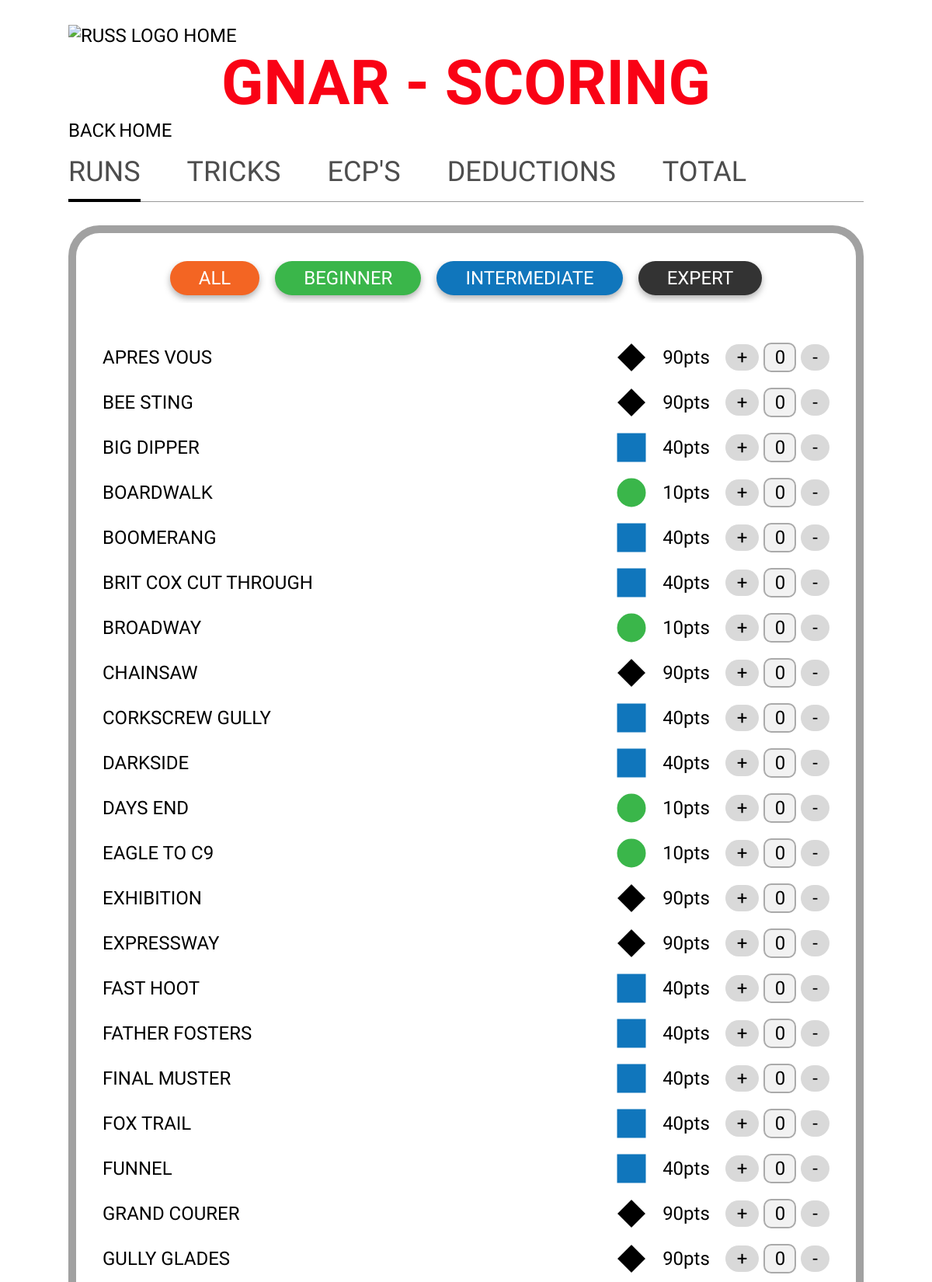
Screenshot of /addpoints.php (upper part) with the database file from the repository.
### tables this page shows
CREATE TABLE IF NOT EXISTS `points_list` (
  `ID` int(10) NOT NULL AUTO_INCREMENT,
  `Name` varchar(255) DEFAULT NULL,
  `Code` varchar(255) DEFAULT NULL,
  `Difficulty` varchar(255) DEFAULT NULL,
  `Points` int(10) DEFAULT NULL,
  `Description` mediumtext DEFAULT NULL,
  `Category` varchar(255) DEFAULT NULL,
  `ScoreLimit` varchar(255) DEFAULT NULL,
  `SkiType` enum('both','ski','snowboard') DEFAULT 'both',
  `TrickType` enum('air','park','grab','flat_knuckle','box_rail') DEFAULT NULL,
  `LastUpdated` timestamp NULL DEFAULT current_timestamp() ON UPDATE current_timestamp(),
  PRIMARY KEY (`ID`)
);

### api/points-list.php (called while the page is built, shortened)
<?php
require('templates/db_conn.php');
$mysqli = new mysqli($ip_address, $username, $password, $db_name);
function getPointsList() {
  $points_data = array(
    'run' => queryPointsListCategory('run'),
    'trick' => queryPointsTricks(),
    'ecp' => queryPointsListCategory('ecp'),
    'deduction' => queryPointsListCategory('deduction'),
  );
  return $points_data;
}
function queryPointsListCategory($category) {
  global $mysqli;
  $points_array = array();
  $query = "SELECT `ID`, `Name`, `Difficulty`, `Points`, `Category`, `ScoreLimit` FROM `points_list` WHERE `Category` = ? ORDER BY `Name` ASC";
  $stmt = $mysqli->prepare($query);
  $stmt->bind_param('s', $category);
  $stmt->execute();
  if ($result = $stmt->get_result()) {
    while ($obj = $result->fetch_object()) {
      $points_row = array(
        'id' => $obj->ID,
        'name' => $obj->Name,
        'difficulty' => $obj->Difficulty,
        'points' => $obj->Points,
        'category' => $obj->Category,
        'score_limit' => $obj->ScoreLimit,
      );
      array_push($points_array, $points_row);
    }
  }
  return $points_array;
}
function queryPointsTricks() {
  return array(
    'air' => queryPointsTrickList('air'),
    'park' => queryPointsTrickList('park'),
    'grab' => queryPointsTrickList('grab'),
    'flat_knuckle' => queryPointsTrickList('flat_knuckle'),
    'box_rail' => queryPointsTrickList('box_rail'),
  );
}
function queryPointsTrickList($tricktype) {
  global $mysqli;
  $points_array = array();
  $query = "SELECT `ID`, `Name`, `Difficulty`, `Points`, `Category`, `ScoreLimit`, `SkiType`, `TrickType` FROM `points_list` WHERE `Category` = 'trick' AND `TrickType` = ? ORDER BY `Name` ASC";
  $stmt = $mysqli->prepare($query);
  $stmt->bind_param('s', $tricktype);
  $stmt->execute();
  if ($result = $stmt->get_result()) {
    while ($obj = $result->fetch_object()) {
      $points_row = array(
        'id' => $obj->ID,
        'name' => $obj->Name,
        'difficulty' => $obj->Difficulty,
        'points' => $obj->Points,
        'category' => $obj->Category,
        'score_limit' => $obj->ScoreLimit,
        'ski_type' => $obj->SkiType,
        'trick_type' => $obj->TrickType,
      );
      array_push($points_array, $points_row);
    }
  }
  return $points_array;
}
?>

### addpoints.php (the view, shortened to what this page needs)
<!DOCTYPE html>
<html lang="en">
<head>
  <?php require('templates/header.php'); ?>
</head>
<body id="add-points">
  <?php
  require('api/points-list.php');
  $points_list = getPointsList();
  $difficulty_icons = array(
    "beginner" => "images/ico-beg.svg",
    "intermediate" => "images/ico-int.svg",
    "expert" => "images/ico-exp.svg",
    "extreme" => "images/ico-ext.svg",
  )
    ?>
  <div class="shell">
    <div class="header">
      <a href="index.php"><img scr="images/Russ_red_logo.png" alt="Russ logo home" height=100px width=100px></a>
      <h1>GNAR - Scoring</h1>
      <a href="../">Back</a>
      <a href="index.php">Home</a>
    </div>
    <div class="cat-tab-container">
      <a class="cat-tab active" href="javascript:;" data-content-id="content-run">Runs</a>
      <a class="cat-tab" href="javascript:;" data-content-id="content-trick">Tricks</a>
      <a class="cat-tab" href="javascript:;" data-content-id="content-ecp">ECP's</a>
      <a class="cat-tab" href="javascript:;" data-content-id="content-deduction">Deductions</a>
      <a class="cat-tab" href="javascript:;" data-content-id="content-total">Total</a>
    </div>
    <div class="cat-content-container">
      <div class="cat-content" id="content-run">
        <div class="difficulty-filter-container">
          <a class="difficulty-filter orange" href="javascript:;" data-difficulty-id="all">All</a>
          <a class="difficulty-filter green" href="javascript:;" data-difficulty-id="beginner">Beginner</a>
          <a class="difficulty-filter blue" href="javascript:;" data-difficulty-id="intermediate">Intermediate</a>
          <a class="difficulty-filter black" href="javascript:;" data-difficulty-id="expert">Expert</a>
        </div>
        <div class="score-list">
          <?php foreach ($points_list['run'] as $score_row): ?>
            <div class="score-row" data-difficulty="<?= $score_row['difficulty']; ?>" data-id="<?= $score_row['id']; ?>"
              data-points="<?= $score_row['points']; ?>">
              <div class="score-name">
                <?= $score_row['name']; ?>
              </div>
              <?php if (isset($difficulty_icons[$score_row['difficulty']])): ?>
                <img class="score-difficulty" src="<?= $difficulty_icons[$score_row['difficulty']] ?>">
              <?php endif; ?>
              <div class="score-points">
                <?= $score_row['points']; ?>pts
              </div>
              <div class="score-counter">
                <a class="counter-btn js-counter-add" href="javascript:;">+</a>
                <div class="counter-value js-counter-value" data-value="1">0</div>
                <a class="counter-btn js-counter-sub" href="javascript:;">-</a>
              </div>
            </div>
          <?php endforeach; ?>
        </div>
      </div>
    </div>
  </div>
</body>
</html>

### templates/header.php (shortened to what this page needs)
<link rel="stylesheet" href="styles/main.css" />
<link rel="stylesheet" href="styles/main.css"/>

### styles/main.css (style rules this page uses)
.shell { max-width: 1024px; margin: 0 auto; background-color: #ffffff; color: #000000; min-height: 100lvh; padding: 24px; overflow-x: auto; }
a { color:#000000; font-family: 'Francois One', sans-serif; font-size: 24px; text-transform: uppercase; text-decoration: none; }
.header h1 { color: #F90215; font-family: 'Archivo Black', sans-serif; margin: 0; text-align: center; text-transform: uppercase; font-size: 80px; }
.orange { background-color: #F36523 !important; }
.green { background-color: #3AB64A !important; }
.blue { background-color: #1076BC !important; }
.black { background-color: #333333 !important; }
.cat-tab-container { position: relative; display: flex; column-gap: 60px; overflow-x: auto; margin: 0 auto 30px; }
.cat-tab-container:before { content: ''; position: absolute; bottom: 0; left: 0; width: 100%; height: 1px; background-color: #999999; }
.cat-tab { position: relative; color: #4d4d4d; font-family: 'Archivo Black', sans-serif; font-size: 36px; padding: 18px 0; }
.cat-tab.active:after { content: ''; position: absolute; bottom: 0; left: 0; width: 100%; height: 4px; background-color: #000; }
.cat-content { padding: 36px 34px; border: 10px solid #a1a1a1; border-radius: 40px; }
.difficulty-filter-container { display: flex; justify-content: center; column-gap: 20px; padding-bottom: 10px; margin-bottom: 50px; overflow-x: auto; }
.difficulty-filter { font-family: 'Francois One', sans-serif; font-size: 24px; padding: 8px 37px; color: #ffffff; background-color: #F36523; border-radius: 25px; filter: drop-shadow(0 4px 4px #b1b1b1); }
.score-list { display: flex; flex-wrap: wrap; row-gap: 18px; }
.score-row { width: 100%; display: flex; flex-wrap: wrap; font-family: 'Archivo Black', sans-serif; font-size: 24px; column-gap: 20px; align-items: center; justify-content: flex-end; }
.score-name { margin-right: auto; text-transform: uppercase; }
.score-counter { white-space: nowrap; }
a.counter-btn { display: inline-block; color: #000; background: #D9D9D9; border-radius: 50px; padding: 3px 15px; }
.counter-value { display: inline-block; border-radius: 10px; border: 2px solid #AAAAAA; background: #F2F2F2; width: 32px; padding: 3px; text-align: center; }
h1 { color: #F90215; font-family: 'Archivo Black', sans-serif; margin: 0; text-align: center; text-transform: uppercase; font-size: 80px; }

### rows the page displays
points_list: Name "APRES VOUS", Points "90"
points_list: Name "BEE STING", Points "90"
points_list: Name "BIG DIPPER", Points "40"
points_list: Name "BOARDWALK", Points "10"
points_list: Name "BOOMERANG", Points "40"
points_list: Name "BRIT COX CUT THROUGH", Points "40"
points_list: Name "BROADWAY", Points "10"
points_list: Name "CHAINSAW", Points "90"
points_list: Name "CORKSCREW GULLY", Points "40"
points_list: Name "DARKSIDE", Points "40"
points_list: Name "DAYS END", Points "10"
points_list: Name "EAGLE TO C9", Points "10"
points_list: Name "EXHIBITION", Points "90"
points_list: Name "EXPRESSWAY", Points "90"
points_list: Name "FAST HOOT", Points "40"
points_list: Name "FATHER FOSTERS", Points "40"
points_list: Name "FINAL MUSTER", Points "40"
points_list: Name "FOX TRAIL", Points "40"
points_list: Name "FUNNEL", Points "40"
points_list: Name "GRAND COURER", Points "90"
points_list: Name "GULLY GLADES", Points "90"
